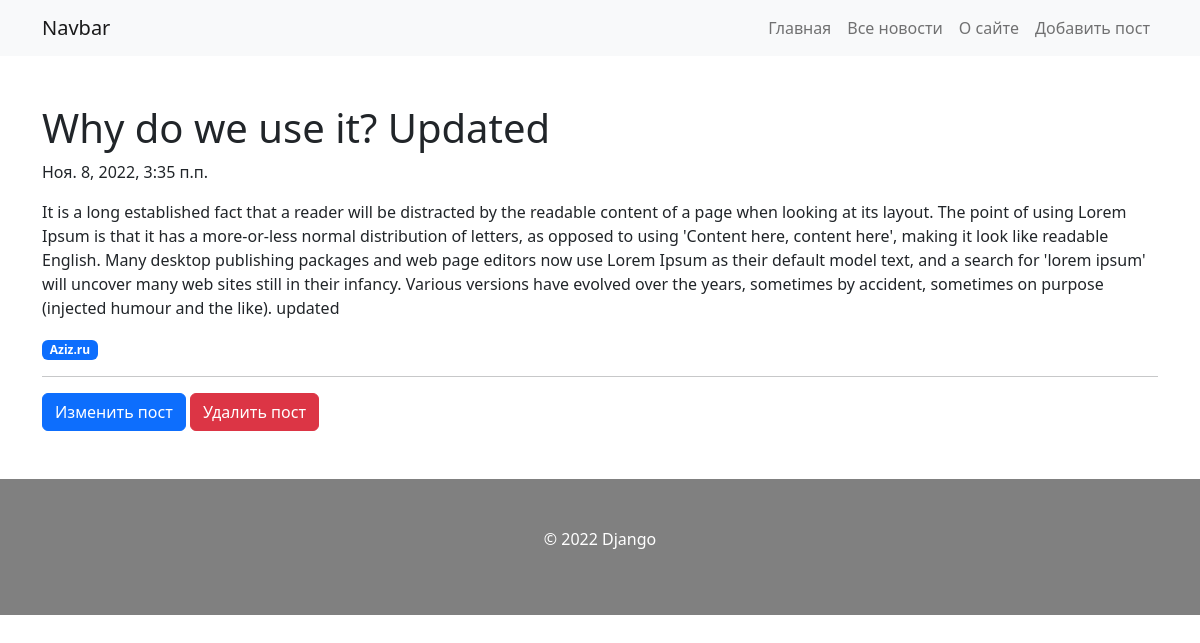
The page /post/view/4/ on the database its author committed.
### newsApp/models.py (models this page shows, shortened)
class Post(models.Model):
    title = models.CharField("Заголовок", max_length=255) # varchar
    content = models.TextField("Контент")
    source = models.CharField("Источник", max_length=50)
    postDate = models.DateTimeField("Дата публикации", default=datetime.now)
    class Meta:
        verbose_name = "Пост"
        verbose_name_plural = "Посты"

### newsApp/views.py (the view)
# urls.py: path('post/view/<int:pk>/', views.postDetail, name='postDetail'),
def postDetail(request, pk):
    post = get_object_or_404(Post, pk=pk)
    return render(request, "post-detail.html", {
        'post': post
    })

### newsApp/templates/post-detail.html (shortened to what this page needs)
{% extends 'base.html' %}
{% block content %}
<div class="container pt-5 pb-5">
    <h1>{{ post.title }}</h1>
    <p>{{ post.postDate }}</p>
    <p>{{ post.content }}</p>
    <span class="badge text-bg-primary">{{ post.source }}</span>
    <hr>
    <a href="{% url 'editPost' pk=post.pk %}" class="btn btn-primary">Изменить пост</a>
    <a href="{% url 'deletePost' pk=post.pk %}" class="btn btn-danger">Удалить пост</a>
</div>
{% endblock %}

### newsApp/templates/base.html (shortened to what this page needs)
{% load static %}
<!doctype html>
<html lang="en">
<head>
    <link rel="stylesheet" href="{% static './css/bootstrap.min.css' %}">
</head>
<body>
    <nav class="navbar navbar-expand-lg bg-light">
      <div class="container">
        <a class="navbar-brand" href="#">Navbar</a>
        <div class="collapse navbar-collapse" id="navbarSupportedContent">
          <ul class="navbar-nav ms-auto mb-2 mb-lg-0">
            <li class="nav-item">
              <a class="nav-link" href="{% url 'homePage' %}">Главная</a>
            </li>
              <li class="nav-item">
              <a class="nav-link" href="{% url 'newsPage' %}">Все новости</a>
            </li>
              <li class="nav-item">
              <a class="nav-link" href="{% url 'aboutPage' %}">О сайте</a>
            </li>
              <li class="nav-item">
              <a class="nav-link" href="{% url 'addPost' %}">Добавить пост</a>
            </li>
          </ul>
        </div>
      </div>
    </nav>
    {% block content %}
    {% endblock %}
    <footer class="text-center pt-5 pb-5" style="background-color: grey;">
        <p class="text-white">&copy; 2022 Django</p>
    </footer>
</body>
</html>

### rows shown on the page
Post: title "Why do we use it? Updated", postDate "Ноя. 8, 2022, 3:35 п.п.", content "It is a long established fact that a reader will be distracted by the readable content of a page when looking at its layout. The point of using Lorem Ipsum is that it has a more-or-less normal distribution of letters, as opposed to using 'Content here, content here', making it look like readable English. Many desktop publishing packages and web page editors now use Lorem Ipsum as their default model text, and a search for 'lorem ipsum' will uncover many web sites still in their infancy. Various versions have evolved over the years, sometimes by accident, sometimes on purpose (injected humour and the like). updated", source "Aziz.ru"
